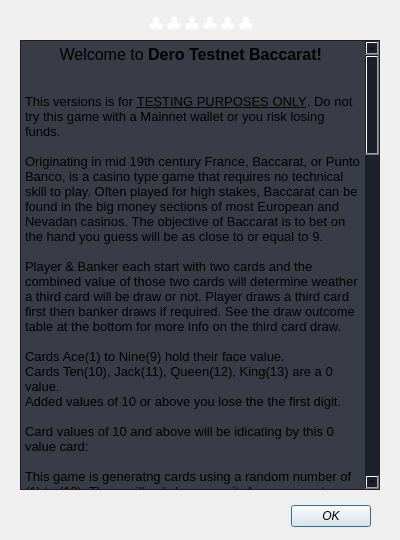
 <widget class="QDialog" name="Help">
  <property name="geometry">
   <rect>
    <x>0</x>
    <y>0</y>
    <width>400</width>
    <height>540</height>
   </rect>
  </property>
  <property name="windowTitle">
   <string>Menu</string>
  </property>
  <widget class="QLabel" name="clubsLabel">
   <property name="geometry">
    <rect>
     <x>80</x>
     <y>10</y>
     <width>242</width>
     <height>25</height>
    </rect>
   </property>
   <property name="palette">
    <palette>
     <active>
      <colorrole role="WindowText">
       <brush brushstyle="SolidPattern">
        <color alpha="255">
         <red>255</red>
         <green>255</green>
         <blue>255</blue>
        </color>
       </brush>
      </colorrole>
      <colorrole role="Text">
       <brush brushstyle="SolidPattern">
        <color alpha="255">
         <red>255</red>
         <green>255</green>
         <blue>255</blue>
        </color>
       </brush>
      </colorrole>
      <colorrole role="ButtonText">
       <brush brushstyle="SolidPattern">
        <color alpha="255">
         <red>255</red>
         <green>255</green>
         <blue>255</blue>
        </color>
       </brush>
      </colorrole>
      <colorrole role="PlaceholderText">
       <brush brushstyle="NoBrush">
        <color alpha="128">
         <red>255</red>
         <green>255</green>
         <blue>255</blue>
        </color>
       </brush>
      </colorrole>
     </active>
     <inactive>
      <colorrole role="WindowText">
       <brush brushstyle="SolidPattern">
        <color alpha="255">
         <red>255</red>
         <green>255</green>
         <blue>255</blue>
        </color>
       </brush>
      </colorrole>
      <colorrole role="Text">
       <brush brushstyle="SolidPattern">
        <color alpha="255">
         <red>255</red>
         <green>255</green>
         <blue>255</blue>
        </color>
       </brush>
      </colorrole>
      <colorrole role="ButtonText">
       <brush brushstyle="SolidPattern">
        <color alpha="255">
         <red>255</red>
         <green>255</green>
         <blue>255</blue>
        </color>
       </brush>
      </colorrole>
      <colorrole role="PlaceholderText">
       <brush brushstyle="NoBrush">
        <color alpha="128">
         <red>255</red>
         <green>255</green>
         <blue>255</blue>
        </color>
       </brush>
      </colorrole>
     </inactive>
     <disabled>
      <colorrole role="WindowText">
       <brush brushstyle="SolidPattern">
        <color alpha="255">
         <red>255</red>
         <green>255</green>
         <blue>255</blue>
        </color>
       </brush>
      </colorrole>
      <colorrole role="Text">
       <brush brushstyle="SolidPattern">
        <color alpha="255">
         <red>255</red>
         <green>255</green>
         <blue>255</blue>
        </color>
       </brush>
      </colorrole>
      <colorrole role="ButtonText">
       <brush brushstyle="SolidPattern">
        <color alpha="255">
         <red>255</red>
         <green>255</green>
         <blue>255</blue>
        </color>
       </brush>
      </colorrole>
      <colorrole role="PlaceholderText">
       <brush brushstyle="NoBrush">
        <color alpha="128">
         <red>255</red>
         <green>255</green>
         <blue>255</blue>
        </color>
       </brush>
      </colorrole>
     </disabled>
    </palette>
   </property>
   <property name="font">
    <font>
     <family>Ubuntu Thin</family>
     <pointsize>15</pointsize>
     <weight>50</weight>
     <bold>false</bold>
    </font>
   </property>
   <property name="styleSheet">
    <string notr="true">color: rgb(255, 255, 255);</string>
   </property>
   <property name="text">
    <string>♣♣♣♣♣♣</string>
   </property>
   <property name="alignment">
    <set>Qt::AlignCenter</set>
   </property>
  </widget>
  <widget class="QDialogButtonBox" name="buttonBox">
   <property name="geometry">
    <rect>
     <x>30</x>
     <y>500</y>
     <width>341</width>
     <height>32</height>
    </rect>
   </property>
   <property name="font">
    <font>
     <italic>true</italic>
    </font>
   </property>
   <property name="orientation">
    <enum>Qt::Horizontal</enum>
   </property>
   <property name="standardButtons">
    <set>QDialogButtonBox::Ok</set>
   </property>
  </widget>
  <widget class="QTextBrowser" name="textBrowser">
   <property name="geometry">
    <rect>
     <x>20</x>
     <y>40</y>
     <width>360</width>
     <height>450</height>
    </rect>
   </property>
   <property name="styleSheet">
    <string notr="true">background-color: rgb(28, 31, 43,  220);</string>
   </property>
   <property name="html">
    <string>&lt;!DOCTYPE HTML PUBLIC &quot;-//W3C//DTD HTML 4.0//EN&quot; &quot;http://www.w3.org/TR/REC-html40/strict.dtd&quot;&gt;
&lt;html&gt;&lt;head&gt;&lt;meta name=&quot;qrichtext&quot; content=&quot;1&quot; /&gt;&lt;style type=&quot;text/css&quot;&gt;
p, li { white-space: pre-wrap; }
&lt;/style&gt;&lt;/head&gt;&lt;body style=&quot; font-family:'Ubuntu'; font-size:10pt; font-weight:400; font-style:normal;&quot;&gt;
&lt;p align=&quot;center&quot; style=&quot; margin-top:0px; margin-bottom:0px; margin-left:0px; margin-right:0px; -qt-block-indent:0; text-indent:0px;&quot;&gt;&lt;span style=&quot; font-size:12pt; background-color:transparent;&quot;&gt;Welcome to &lt;/span&gt;&lt;span style=&quot; font-size:12pt; font-weight:600; background-color:transparent;&quot;&gt;Dero&lt;/span&gt;&lt;span style=&quot; font-size:12pt; background-color:transparent;&quot;&gt; &lt;/span&gt;&lt;span style=&quot; font-size:12pt; font-weight:600; background-color:transparent;&quot;&gt;Testnet Baccarat!&lt;/span&gt;&lt;span style=&quot; font-size:12pt; background-color:transparent;&quot;&gt; &lt;/span&gt;&lt;/p&gt;
&lt;p align=&quot;center&quot; style=&quot; margin-top:0px; margin-bottom:0px; margin-left:0px; margin-right:0px; -qt-block-indent:0; text-indent:0px;&quot;&gt;&lt;img src=&quot;:/DeroLogo&quot; /&gt;&lt;/p&gt;
&lt;p style=&quot;-qt-paragraph-type:empty; margin-top:0px; margin-bottom:0px; margin-left:0px; margin-right:0px; -qt-block-indent:0; text-indent:0px;&quot;&gt;&lt;br /&gt;&lt;/p&gt;
&lt;p style=&quot; margin-top:0px; margin-bottom:0px; margin-left:0px; margin-right:0px; -qt-block-indent:0; text-indent:0px;&quot;&gt;&lt;span style=&quot; background-color:transparent;&quot;&gt;This versions is for &lt;/span&gt;&lt;span style=&quot; text-decoration: underline; background-color:transparent;&quot;&gt;TESTING PURPOSES ONLY&lt;/span&gt;&lt;span style=&quot; background-color:transparent;&quot;&gt;. Do not try this game with a Mainnet wallet or you risk losing funds.&lt;/span&gt;&lt;/p&gt;
&lt;p style=&quot;-qt-paragraph-type:empty; margin-top:0px; margin-bottom:0px; margin-left:0px; margin-right:0px; -qt-block-indent:0; text-indent:0px;&quot;&gt;&lt;br /&gt;&lt;/p&gt;
&lt;p style=&quot; margin-top:0px; margin-bottom:0px; margin-left:0px; margin-right:0px; -qt-block-indent:0; text-indent:0px;&quot;&gt;&lt;span style=&quot; background-color:transparent;&quot;&gt;Originating in mid 19th century France, Baccarat, or Punto Banco, is a casino type game that requires no technical skill to play. Often played for high stakes, Baccarat can be found in the big money sections of most European and Nevadan casinos. The objective of Baccarat is to bet on the hand you guess will be as close to or equal to 9. &lt;/span&gt;&lt;/p&gt;
&lt;p style=&quot;-qt-paragraph-type:empty; margin-top:0px; margin-bottom:0px; margin-left:0px; margin-right:0px; -qt-block-indent:0; text-indent:0px;&quot;&gt;&lt;br /&gt;&lt;/p&gt;
&lt;p style=&quot; margin-top:0px; margin-bottom:0px; margin-left:0px; margin-right:0px; -qt-block-indent:0; text-indent:0px;&quot;&gt;&lt;span style=&quot; background-color:transparent;&quot;&gt;Player &amp;amp; Banker each start with two cards and the combined value of those two cards will determine weather a third card will be draw or not. Player draws a third card first then banker draws if required. See the draw outcome table at the bottom for more info on the third card draw.&lt;/span&gt;&lt;/p&gt;
&lt;p style=&quot;-qt-paragraph-type:empty; margin-top:0px; margin-bottom:0px; margin-left:0px; margin-right:0px; -qt-block-indent:0; text-indent:0px;&quot;&gt;&lt;br /&gt;&lt;/p&gt;
&lt;p style=&quot; margin-top:0px; margin-bottom:0px; margin-left:0px; margin-right:0px; -qt-block-indent:0; text-indent:0px;&quot;&gt;&lt;span style=&quot; background-color:transparent;&quot;&gt;Cards Ace(1) to Nine(9) hold their face value.&lt;/span&gt;&lt;/p&gt;
&lt;p style=&quot; margin-top:0px; margin-bottom:0px; margin-left:0px; margin-right:0px; -qt-block-indent:0; text-indent:0px;&quot;&gt;&lt;span style=&quot; background-color:transparent;&quot;&gt;Cards Ten(10), Jack(11), Queen(12), King(13) are a 0 value.&lt;/span&gt;&lt;/p&gt;
&lt;p style=&quot; margin-top:0px; margin-bottom:0px; margin-left:0px; margin-right:0px; -qt-block-indent:0; text-indent:0px;&quot;&gt;&lt;span style=&quot; background-color:transparent;&quot;&gt;Added values of 10 or above you lose the the first digit.&lt;/span&gt;&lt;/p&gt;
&lt;p style=&quot;-qt-paragraph-type:empty; margin-top:0px; margin-bottom:0px; margin-left:0px; margin-right:0px; -qt-block-indent:0; text-indent:0px;&quot;&gt;&lt;br /&gt;&lt;/p&gt;
&lt;p style=&quot; margin-top:0px; margin-bottom:0px; margin-left:0px; margin-right:0px; -qt-block-indent:0; text-indent:0px;&quot;&gt;&lt;span style=&quot; background-color:transparent;&quot;&gt;Card values of 10 and above will be idicating by this 0 value card:&lt;/span&gt;&lt;/p&gt;
&lt;p style=&quot; margin-top:0px; margin-bottom:0px; margin-left:0px; margin-right:0px; -qt-block-indent:0; text-indent:0px;&quot;&gt;&lt;span style=&quot; background-color:transparent;&quot;&gt; &lt;/span&gt;&lt;img src=&quot;:/Card0&quot; /&gt;&lt;/p&gt;
&lt;p style=&quot; margin-top:0px; margin-bottom:0px; margin-left:0px; margin-right:0px; -qt-block-indent:0; text-indent:0px;&quot;&gt;This game is generatng cards using a random number of (1) to (13). There will only be one suit. As we are not loosing cards from the deck or shoe as we would would be in real life, the odds for Dero Baccarat will always be the same.&lt;/p&gt;
&lt;p style=&quot;-qt-paragraph-type:empty; margin-top:0px; margin-bottom:0px; margin-left:0px; margin-right:0px; -qt-block-indent:0; text-indent:0px;&quot;&gt;&lt;br /&gt;&lt;/p&gt;
&lt;p style=&quot;-qt-paragraph-type:empty; margin-top:0px; margin-bottom:0px; margin-left:0px; margin-right:0px; -qt-block-indent:0; text-indent:0px;&quot;&gt;&lt;br /&gt;&lt;/p&gt;
&lt;p align=&quot;center&quot; style=&quot; margin-top:0px; margin-bottom:0px; margin-left:0px; margin-right:0px; -qt-block-indent:0; text-indent:0px;&quot;&gt;&lt;span style=&quot; font-style:italic; text-decoration: underline; background-color:transparent;&quot;&gt;Some examples&lt;/span&gt;&lt;span style=&quot; background-color:transparent;&quot;&gt;: &lt;/span&gt;&lt;/p&gt;
&lt;p align=&quot;center&quot; style=&quot;-qt-paragraph-type:empty; margin-top:0px; margin-bottom:0px; margin-left:0px; margin-right:0px; -qt-block-indent:0; text-indent:0px;&quot;&gt;&lt;br /&gt;&lt;/p&gt;
&lt;p align=&quot;center&quot; style=&quot; margin-top:0px; margin-bottom:0px; margin-left:0px; margin-right:0px; -qt-block-indent:0; text-indent:0px;&quot;&gt;&lt;span style=&quot; background-color:transparent;&quot;&gt;Two &amp;amp; Seven = Nine&lt;/span&gt;&lt;/p&gt;
&lt;p align=&quot;center&quot; style=&quot; margin-top:0px; margin-bottom:0px; margin-left:0px; margin-right:0px; -qt-block-indent:0; text-indent:0px;&quot;&gt;&lt;span style=&quot; background-color:transparent;&quot;&gt;Two &amp;amp; Nine = One &lt;/span&gt;&lt;/p&gt;
&lt;p align=&quot;center&quot; style=&quot; margin-top:0px; margin-bottom:0px; margin-left:0px; margin-right:0px; -qt-block-indent:0; text-indent:0px;&quot;&gt;&lt;span style=&quot; background-color:transparent;&quot;&gt;Seven &amp;amp; Seven = Four &lt;/span&gt;&lt;/p&gt;
&lt;p align=&quot;center&quot; style=&quot; margin-top:0px; margin-bottom:0px; margin-left:0px; margin-right:0px; -qt-block-indent:0; text-indent:0px;&quot;&gt;&lt;span style=&quot; background-color:transparent;&quot;&gt;Ten &amp;amp; Ten = Zero&lt;/span&gt;&lt;/p&gt;
&lt;p align=&quot;center&quot; style=&quot; margin-top:0px; margin-bottom:0px; margin-left:0px; margin-right:0px; -qt-block-indent:0; text-indent:0px;&quot;&gt;&lt;span style=&quot; background-color:transparent;&quot;&gt;Ten &amp;amp; King &amp;amp; 4 = Four&lt;/span&gt;&lt;/p&gt;
&lt;p align=&quot;center&quot; style=&quot;-qt-paragraph-type:empty; margin-top:0px; margin-bottom:0px; margin-left:0px; margin-right:0px; -qt-block-indent:0; text-indent:0px;&quot;&gt;&lt;br /&gt;&lt;/p&gt;
&lt;p align=&quot;center&quot; style=&quot; margin-top:0px; margin-bottom:0px; margin-left:0px; margin-right:0px; -qt-block-indent:0; text-indent:0px;&quot;&gt;		&lt;/p&gt;
&lt;p style=&quot; margin-top:0px; margin-bottom:0px; margin-left:0px; margin-right:0px; -qt-block-indent:0; text-indent:0px;&quot;&gt;&lt;span style=&quot; font-size:12pt; text-decoration: underline; background-color:transparent;&quot;&gt;How to Play&lt;/span&gt;&lt;span style=&quot; font-size:12pt; background-color:transparent;&quot;&gt;:&lt;/span&gt;&lt;/p&gt;
&lt;p style=&quot; margin-top:0px; margin-bottom:0px; margin-left:0px; margin-right:0px; -qt-block-indent:0; text-indent:0px;&quot;&gt;&lt;span style=&quot; background-color:transparent;&quot;&gt;Enter your daemon &amp;amp; wallet rpc address in the box provided and click connect. If you have a rpc user:pass you can enter it in the boxes provided if not leave blank. Click connect for daemon &amp;amp; wallet, if connection is successful you will see the connected &lt;/span&gt;&lt;span style=&quot; font-weight:600; background-color:transparent;&quot;&gt;box checked&lt;/span&gt;&lt;span style=&quot; background-color:transparent;&quot;&gt;. If the connected box is &lt;/span&gt;&lt;span style=&quot; font-style:italic; background-color:transparent;&quot;&gt;not checked&lt;/span&gt;&lt;span style=&quot; background-color:transparent;&quot;&gt; you are not connected and will not be able play.&lt;/span&gt;&lt;/p&gt;
&lt;p style=&quot;-qt-paragraph-type:empty; margin-top:0px; margin-bottom:0px; margin-left:0px; margin-right:0px; -qt-block-indent:0; text-indent:0px;&quot;&gt;&lt;br /&gt;&lt;/p&gt;
&lt;p style=&quot; margin-top:0px; margin-bottom:0px; margin-left:0px; margin-right:0px; -qt-block-indent:0; text-indent:0px;&quot;&gt;&lt;span style=&quot; background-color:transparent;&quot;&gt;Once connected you can click the Get Chips button to get Chips to play with. Dero Testnet Baccarat ONLY accepts Chips for betting. You can click the Trade Chips button to swap your chips back to Dero. &lt;/span&gt;&lt;/p&gt;
&lt;p align=&quot;center&quot; style=&quot; margin-top:0px; margin-bottom:0px; margin-left:0px; margin-right:0px; -qt-block-indent:0; text-indent:0px;&quot;&gt;&lt;span style=&quot; font-style:italic; background-color:transparent;&quot;&gt;Exchange rate : 1 Dero = 9 Chips.&lt;/span&gt;&lt;/p&gt;
&lt;p style=&quot;-qt-paragraph-type:empty; margin-top:0px; margin-bottom:0px; margin-left:0px; margin-right:0px; -qt-block-indent:0; text-indent:0px;&quot;&gt;&lt;br /&gt;&lt;/p&gt;
&lt;p style=&quot; margin-top:0px; margin-bottom:0px; margin-left:0px; margin-right:0px; -qt-block-indent:0; text-indent:0px;&quot;&gt;&lt;span style=&quot; background-color:transparent;&quot;&gt;To place a bet click on player or banker or tie. One bet per hand currently (ei. no betting on player + tie in one single hand). A confirmation box will pop up to confirm your selected bet. If the displayed bet is correct, click Yes. You will then receive a Hand TXID. You have now placed a bet! &lt;/span&gt;&lt;/p&gt;
&lt;p style=&quot;-qt-paragraph-type:empty; margin-top:0px; margin-bottom:0px; margin-left:0px; margin-right:0px; -qt-block-indent:0; text-indent:0px;&quot;&gt;&lt;br /&gt;&lt;/p&gt;
&lt;p style=&quot; margin-top:0px; margin-bottom:0px; margin-left:0px; margin-right:0px; -qt-block-indent:0; text-indent:0px;&quot;&gt;&lt;span style=&quot; background-color:transparent;&quot;&gt;Your hand result should pop on screen 30 seconds after you've placed a bet. If you would like to confirm the app displayed the correct hand result for the hand you just bet on there are a couple ways to do so. Using your Hand TXID, you can the view latest hand result on the explorer by looking at the contract. The SC info and hand hand values will also pop up on your terminal after each hand is played so you are to cross reference there as well.&lt;/span&gt;&lt;/p&gt;
&lt;p style=&quot;-qt-paragraph-type:empty; margin-top:0px; margin-bottom:0px; margin-left:0px; margin-right:0px; -qt-block-indent:0; text-indent:0px;&quot;&gt;&lt;br /&gt;&lt;/p&gt;
&lt;p style=&quot; margin-top:0px; margin-bottom:0px; margin-left:0px; margin-right:0px; -qt-block-indent:0; text-indent:0px;&quot;&gt;&lt;span style=&quot; font-size:12pt; text-decoration: underline; background-color:transparent;&quot;&gt;Draw&lt;/span&gt;&lt;span style=&quot; font-size:12pt; background-color:transparent;&quot;&gt;:&lt;/span&gt;&lt;/p&gt;
&lt;p style=&quot; margin-top:0px; margin-bottom:0px; margin-left:0px; margin-right:0px; -qt-block-indent:0; text-indent:0px;&quot;&gt;&lt;span style=&quot; background-color:transparent;&quot;&gt;Player &amp;amp; banker both start the game with two cards. If player or banker has a natural 8 or 9 (ei. two card total of 8 or 9, Four + Five = Nine) there will be &lt;/span&gt;&lt;span style=&quot; font-weight:600; background-color:transparent;&quot;&gt;NO DRAW&lt;/span&gt;&lt;span style=&quot; background-color:transparent;&quot;&gt; for either player or banker. Player draws first card and will &lt;/span&gt;&lt;span style=&quot; font-weight:600; background-color:transparent;&quot;&gt;only&lt;/span&gt;&lt;span style=&quot; background-color:transparent;&quot;&gt; draw on a total of 5 or less. Player will stand on two card total of 6 or above.&lt;/span&gt;&lt;/p&gt;
&lt;p style=&quot;-qt-paragraph-type:empty; margin-top:0px; margin-bottom:0px; margin-left:0px; margin-right:0px; -qt-block-indent:0; text-indent:0px;&quot;&gt;&lt;br /&gt;&lt;/p&gt;
&lt;p align=&quot;center&quot; style=&quot; margin-top:0px; margin-bottom:0px; margin-left:0px; margin-right:0px; -qt-block-indent:0; text-indent:0px;&quot;&gt;&lt;span style=&quot; background-color:transparent;&quot;&gt;Banker now draws and banker draw is determined as per graph below.&lt;/span&gt;&lt;/p&gt;
&lt;p align=&quot;center&quot; style=&quot; margin-top:0px; margin-bottom:0px; margin-left:0px; margin-right:0px; -qt-block-indent:0; text-indent:0px;&quot;&gt;&lt;span style=&quot; font-weight:600; background-color:transparent;&quot;&gt;S&lt;/span&gt;&lt;span style=&quot; background-color:transparent;&quot;&gt; = stand (&lt;/span&gt;&lt;span style=&quot; font-weight:600; background-color:transparent;&quot;&gt;no&lt;/span&gt;&lt;span style=&quot; background-color:transparent;&quot;&gt; third card will be drawn)&lt;/span&gt;&lt;/p&gt;
&lt;p align=&quot;center&quot; style=&quot; margin-top:0px; margin-bottom:0px; margin-left:0px; margin-right:0px; -qt-block-indent:0; text-indent:0px;&quot;&gt;&lt;span style=&quot; font-weight:600; background-color:transparent;&quot;&gt;H&lt;/span&gt;&lt;span style=&quot; background-color:transparent;&quot;&gt; = hit (third card &lt;/span&gt;&lt;span style=&quot; font-weight:600; background-color:transparent;&quot;&gt;will&lt;/span&gt;&lt;span style=&quot; background-color:transparent;&quot;&gt; be drawn)&lt;/span&gt;&lt;br /&gt;&lt;/p&gt;
&lt;p style=&quot;-qt-paragraph-type:empty; margin-top:0px; margin-bottom:0px; margin-left:0px; margin-right:0px; -qt-block-indent:0; text-indent:0px;&quot;&gt;&lt;br /&gt;&lt;/p&gt;
&lt;p align=&quot;center&quot; style=&quot; margin-top:0px; margin-bottom:0px; margin-left:0px; margin-right:0px; -qt-block-indent:0; text-indent:0px;&quot;&gt;                 &lt;span style=&quot; font-weight:600;&quot;&gt;Player Third Card Total&lt;/span&gt;&lt;/p&gt;
&lt;p align=&quot;center&quot; style=&quot; margin-top:0px; margin-bottom:0px; margin-left:0px; margin-right:0px; -qt-block-indent:0; text-indent:0px;&quot;&gt;                   &lt;span style=&quot; font-weight:600;&quot;&gt;0  1  2  3  4  5  6  7  8  9&lt;/span&gt;&lt;/p&gt;
&lt;p align=&quot;center&quot; style=&quot;-qt-paragraph-type:empty; margin-top:0px; margin-bottom:0px; margin-left:0px; margin-right:0px; -qt-block-indent:0; text-indent:0px; font-weight:600;&quot;&gt;&lt;br /&gt;&lt;/p&gt;
&lt;p align=&quot;center&quot; style=&quot; margin-top:0px; margin-bottom:0px; margin-left:0px; margin-right:0px; -qt-block-indent:0; text-indent:0px;&quot;&gt;&lt;span style=&quot; font-weight:600; font-style:italic;&quot;&gt;        9        &lt;/span&gt;&lt;span style=&quot; font-style:italic;&quot;&gt;S  S  S  S  S  S  S  S  S  S&lt;/span&gt;&lt;/p&gt;
&lt;p align=&quot;center&quot; style=&quot; margin-top:0px; margin-bottom:0px; margin-left:0px; margin-right:0px; -qt-block-indent:0; text-indent:0px;&quot;&gt;&lt;span style=&quot; font-weight:600; font-style:italic;&quot;&gt;B     8        &lt;/span&gt;&lt;span style=&quot; font-style:italic;&quot;&gt;S  S  S  S  S  S  S  S  S  S&lt;/span&gt;&lt;/p&gt;
&lt;p align=&quot;center&quot; style=&quot; margin-top:0px; margin-bottom:0px; margin-left:0px; margin-right:0px; -qt-block-indent:0; text-indent:0px;&quot;&gt;&lt;span style=&quot; font-weight:600; font-style:italic;&quot;&gt;A     7        &lt;/span&gt;&lt;span style=&quot; font-style:italic;&quot;&gt;S  S  S  S  S  S  S  S  S  S&lt;/span&gt;&lt;/p&gt;
&lt;p align=&quot;center&quot; style=&quot; margin-top:0px; margin-bottom:0px; margin-left:0px; margin-right:0px; -qt-block-indent:0; text-indent:0px;&quot;&gt;&lt;span style=&quot; font-weight:600; font-style:italic;&quot;&gt;N     6        &lt;/span&gt;&lt;span style=&quot; font-style:italic;&quot;&gt;S  S  S  S  S  S  H  H  S  S&lt;/span&gt;&lt;/p&gt;
&lt;p align=&quot;center&quot; style=&quot; margin-top:0px; margin-bottom:0px; margin-left:0px; margin-right:0px; -qt-block-indent:0; text-indent:0px;&quot;&gt;&lt;span style=&quot; font-weight:600; font-style:italic;&quot;&gt;K     5        &lt;/span&gt;&lt;span style=&quot; font-style:italic;&quot;&gt;S  S  S  S  H  H  H  H  S  S&lt;/span&gt;&lt;/p&gt;
&lt;p align=&quot;center&quot; style=&quot; margin-top:0px; margin-bottom:0px; margin-left:0px; margin-right:0px; -qt-block-indent:0; text-indent:0px;&quot;&gt;&lt;span style=&quot; font-weight:600; font-style:italic;&quot;&gt;E     4        &lt;/span&gt;&lt;span style=&quot; font-style:italic;&quot;&gt;S  S  H  H  H  H  H  H  S  S&lt;/span&gt;&lt;/p&gt;
&lt;p align=&quot;center&quot; style=&quot; margin-top:0px; margin-bottom:0px; margin-left:0px; margin-right:0px; -qt-block-indent:0; text-indent:0px;&quot;&gt;&lt;span style=&quot; font-weight:600; font-style:italic;&quot;&gt;R     3       &lt;/span&gt;&lt;span style=&quot; font-style:italic;&quot;&gt;H  H  H  H  H  H  H  H  S  H&lt;/span&gt;&lt;/p&gt;
&lt;p align=&quot;center&quot; style=&quot; margin-top:0px; margin-bottom:0px; margin-left:0px; margin-right:0px; -qt-block-indent:0; text-indent:0px;&quot;&gt;&lt;span style=&quot; font-weight:600; font-style:italic;&quot;&gt;       2        &lt;/span&gt;&lt;span style=&quot; font-style:italic;&quot;&gt;H  H  H  H  H  H  H  H  H  H&lt;/span&gt;&lt;/p&gt;
&lt;p align=&quot;center&quot; style=&quot; margin-top:0px; margin-bottom:0px; margin-left:0px; margin-right:0px; -qt-block-indent:0; text-indent:0px;&quot;&gt;&lt;span style=&quot; font-weight:600; font-style:italic;&quot;&gt;       1        &lt;/span&gt;&lt;span style=&quot; font-style:italic;&quot;&gt;H  H  H  H  H  H  H  H  H  H&lt;/span&gt;&lt;/p&gt;
&lt;p align=&quot;center&quot; style=&quot; margin-top:0px; margin-bottom:0px; margin-left:0px; margin-right:0px; -qt-block-indent:0; text-indent:0px;&quot;&gt;&lt;span style=&quot; font-weight:600; font-style:italic;&quot;&gt;       0        &lt;/span&gt;&lt;span style=&quot; font-style:italic;&quot;&gt;H  H  H  H  H  H  H  H  H  H&lt;/span&gt;&lt;/p&gt;
&lt;p align=&quot;center&quot; style=&quot; margin-top:0px; margin-bottom:0px; margin-left:0px; margin-right:0px; -qt-block-indent:0; text-indent:0px;&quot;&gt;  &lt;/p&gt;
&lt;p style=&quot; margin-top:0px; margin-bottom:0px; margin-left:0px; margin-right:0px; -qt-block-indent:0; text-indent:0px;&quot;&gt;&lt;span style=&quot; font-size:12pt; text-decoration: underline;&quot;&gt;Hand Result Display&lt;/span&gt;&lt;span style=&quot; font-size:12pt;&quot;&gt;:&lt;/span&gt;&lt;/p&gt;
&lt;p style=&quot; margin-top:0px; margin-bottom:0px; margin-left:0px; margin-right:0px; -qt-block-indent:0; text-indent:0px;&quot;&gt;Cards&lt;span style=&quot; font-weight:600;&quot;&gt; x &amp;amp; y &lt;/span&gt;are the first two cards delt. If &lt;span style=&quot; font-weight:600;&quot;&gt;x or y &lt;/span&gt;is showing 0 that means it was either a Ten(10) Jack(11) Queen(12) or King(13)&lt;/p&gt;
&lt;p style=&quot;-qt-paragraph-type:empty; margin-top:0px; margin-bottom:0px; margin-left:0px; margin-right:0px; -qt-block-indent:0; text-indent:0px;&quot;&gt;&lt;br /&gt;&lt;/p&gt;
&lt;p style=&quot; margin-top:0px; margin-bottom:0px; margin-left:0px; margin-right:0px; -qt-block-indent:0; text-indent:0px;&quot;&gt;Card &lt;span style=&quot; font-weight:600;&quot;&gt;z &lt;/span&gt;is the draw card. If  &lt;span style=&quot; font-weight:600;&quot;&gt;z &lt;/span&gt;is showing 0 it means there was no third card drawn. &lt;span style=&quot; font-weight:600;&quot;&gt;Z &lt;/span&gt;will display the number of the third card if drawn, that way you can confirm weather third card was drawn or not. &lt;/p&gt;
&lt;p style=&quot;-qt-paragraph-type:empty; margin-top:0px; margin-bottom:0px; margin-left:0px; margin-right:0px; -qt-block-indent:0; text-indent:0px;&quot;&gt;&lt;br /&gt;&lt;/p&gt;
&lt;p align=&quot;center&quot; style=&quot; margin-top:0px; margin-bottom:0px; margin-left:0px; margin-right:0px; -qt-block-indent:0; text-indent:0px;&quot;&gt;&lt;span style=&quot; font-style:italic;&quot;&gt;In this example player Z did not draw a third card &amp;amp; banker Z did draw a third card.&lt;/span&gt;&lt;/p&gt;
&lt;p style=&quot;-qt-paragraph-type:empty; margin-top:0px; margin-bottom:0px; margin-left:0px; margin-right:0px; -qt-block-indent:0; text-indent:0px; font-size:12pt;&quot;&gt;&lt;br /&gt;&lt;/p&gt;
&lt;table border=&quot;0&quot; style=&quot; margin-top:10px; margin-bottom:36px; margin-left:36px; margin-right:36px;&quot; cellspacing=&quot;2&quot; cellpadding=&quot;0&quot; bgcolor=&quot;#ffffff&quot;&gt;
&lt;tr&gt;
&lt;td&gt;&lt;/td&gt;
&lt;td&gt;&lt;/td&gt;&lt;/tr&gt;
&lt;tr&gt;
&lt;td&gt;
&lt;p align=&quot;center&quot; style=&quot; margin-top:0px; margin-bottom:0px; margin-left:0px; margin-right:0px; -qt-block-indent:0; text-indent:0px;&quot;&gt;&lt;span style=&quot; font-family:'Lucida Console,Monaco,monospace'; font-size:medium; color:#008000;&quot;&gt;2-Banker total:&lt;/span&gt;&lt;/p&gt;&lt;/td&gt;
&lt;td&gt;
&lt;p style=&quot; margin-top:0px; margin-bottom:0px; margin-left:0px; margin-right:0px; -qt-block-indent:0; text-indent:0px;&quot;&gt;&lt;span style=&quot; font-family:'Lucida Console,Monaco,monospace'; font-size:medium; color:#008000;&quot;&gt;0&lt;/span&gt;&lt;/p&gt;&lt;/td&gt;&lt;/tr&gt;
&lt;tr&gt;
&lt;td&gt;
&lt;p align=&quot;center&quot; style=&quot; margin-top:0px; margin-bottom:0px; margin-left:0px; margin-right:0px; -qt-block-indent:0; text-indent:0px;&quot;&gt;&lt;span style=&quot; font-family:'Lucida Console,Monaco,monospace'; font-size:medium; color:#008000;&quot;&gt;2-Banker x:&lt;/span&gt;&lt;/p&gt;&lt;/td&gt;
&lt;td&gt;
&lt;p style=&quot; margin-top:0px; margin-bottom:0px; margin-left:0px; margin-right:0px; -qt-block-indent:0; text-indent:0px;&quot;&gt;&lt;span style=&quot; font-family:'Lucida Console,Monaco,monospace'; font-size:medium; color:#008000;&quot;&gt;0&lt;/span&gt;&lt;/p&gt;&lt;/td&gt;&lt;/tr&gt;
&lt;tr&gt;
&lt;td&gt;
&lt;p align=&quot;center&quot; style=&quot; margin-top:0px; margin-bottom:0px; margin-left:0px; margin-right:0px; -qt-block-indent:0; text-indent:0px;&quot;&gt;&lt;span style=&quot; font-family:'Lucida Console,Monaco,monospace'; font-size:medium; color:#008000;&quot;&gt;2-Banker y:&lt;/span&gt;&lt;/p&gt;&lt;/td&gt;
&lt;td&gt;
&lt;p style=&quot; margin-top:0px; margin-bottom:0px; margin-left:0px; margin-right:0px; -qt-block-indent:0; text-indent:0px;&quot;&gt;&lt;span style=&quot; font-family:'Lucida Console,Monaco,monospace'; font-size:medium; color:#008000;&quot;&gt;0&lt;/span&gt;&lt;/p&gt;&lt;/td&gt;&lt;/tr&gt;
&lt;tr&gt;
&lt;td&gt;
&lt;p align=&quot;center&quot; style=&quot; margin-top:0px; margin-bottom:0px; margin-left:0px; margin-right:0px; -qt-block-indent:0; text-indent:0px;&quot;&gt;&lt;span style=&quot; font-family:'Lucida Console,Monaco,monospace'; font-size:medium; color:#008000;&quot;&gt;2-Banker z:&lt;/span&gt;&lt;/p&gt;&lt;/td&gt;
&lt;td&gt;
&lt;p style=&quot; margin-top:0px; margin-bottom:0px; margin-left:0px; margin-right:0px; -qt-block-indent:0; text-indent:0px;&quot;&gt;&lt;span style=&quot; font-family:'Lucida Console,Monaco,monospace'; font-size:medium; color:#008000;&quot;&gt;11&lt;/span&gt;&lt;/p&gt;&lt;/td&gt;&lt;/tr&gt;
&lt;tr&gt;
&lt;td&gt;
&lt;p align=&quot;center&quot; style=&quot; margin-top:0px; margin-bottom:0px; margin-left:0px; margin-right:0px; -qt-block-indent:0; text-indent:0px;&quot;&gt;&lt;span style=&quot; font-family:'Lucida Console,Monaco,monospace'; font-size:medium; color:#008000;&quot;&gt;2-Hand#TXID:&lt;/span&gt;&lt;/p&gt;&lt;/td&gt;
&lt;td&gt;
&lt;p style=&quot; margin-top:0px; margin-bottom:0px; margin-left:0px; margin-right:0px; -qt-block-indent:0; text-indent:0px;&quot;&gt;&lt;span style=&quot; font-family:'Lucida Console,Monaco,monospace'; font-size:medium; color:#008000;&quot;&gt;d548f05ade374278387fc2911b234c3c1bc49aeef6c336a294e95c2b4d6d5c2d&lt;/span&gt;&lt;/p&gt;&lt;/td&gt;&lt;/tr&gt;
&lt;tr&gt;
&lt;td&gt;
&lt;p align=&quot;center&quot; style=&quot; margin-top:0px; margin-bottom:0px; margin-left:0px; margin-right:0px; -qt-block-indent:0; text-indent:0px;&quot;&gt;&lt;span style=&quot; font-family:'Lucida Console,Monaco,monospace'; font-size:medium; color:#008000;&quot;&gt;2-Player total:&lt;/span&gt;&lt;/p&gt;&lt;/td&gt;
&lt;td&gt;
&lt;p style=&quot; margin-top:0px; margin-bottom:0px; margin-left:0px; margin-right:0px; -qt-block-indent:0; text-indent:0px;&quot;&gt;&lt;span style=&quot; font-family:'Lucida Console,Monaco,monospace'; font-size:medium; color:#008000;&quot;&gt;7&lt;/span&gt;&lt;/p&gt;&lt;/td&gt;&lt;/tr&gt;
&lt;tr&gt;
&lt;td&gt;
&lt;p align=&quot;center&quot; style=&quot; margin-top:0px; margin-bottom:0px; margin-left:0px; margin-right:0px; -qt-block-indent:0; text-indent:0px;&quot;&gt;&lt;span style=&quot; font-family:'Lucida Console,Monaco,monospace'; font-size:medium; color:#008000;&quot;&gt;2-Player x:&lt;/span&gt;&lt;/p&gt;&lt;/td&gt;
&lt;td&gt;
&lt;p style=&quot; margin-top:0px; margin-bottom:0px; margin-left:0px; margin-right:0px; -qt-block-indent:0; text-indent:0px;&quot;&gt;&lt;span style=&quot; font-family:'Lucida Console,Monaco,monospace'; font-size:medium; color:#008000;&quot;&gt;0&lt;/span&gt;&lt;/p&gt;&lt;/td&gt;&lt;/tr&gt;
&lt;tr&gt;
&lt;td&gt;
&lt;p align=&quot;center&quot; style=&quot; margin-top:0px; margin-bottom:0px; margin-left:0px; margin-right:0px; -qt-block-indent:0; text-indent:0px;&quot;&gt;&lt;span style=&quot; font-family:'Lucida Console,Monaco,monospace'; font-size:medium; color:#008000;&quot;&gt;2-Player y:&lt;/span&gt;&lt;/p&gt;&lt;/td&gt;
&lt;td&gt;
&lt;p style=&quot; margin-top:0px; margin-bottom:0px; margin-left:0px; margin-right:0px; -qt-block-indent:0; text-indent:0px;&quot;&gt;&lt;span style=&quot; font-family:'Lucida Console,Monaco,monospace'; font-size:medium; color:#008000;&quot;&gt;7&lt;/span&gt;&lt;/p&gt;&lt;/td&gt;&lt;/tr&gt;
&lt;tr&gt;
&lt;td&gt;
&lt;p align=&quot;center&quot; style=&quot; margin-top:0px; margin-bottom:0px; margin-left:0px; margin-right:0px; -qt-block-indent:0; text-indent:0px;&quot;&gt;&lt;span style=&quot; font-family:'Lucida Console,Monaco,monospace'; font-size:medium; color:#008000;&quot;&gt;2-Player z:&lt;/span&gt;&lt;/p&gt;&lt;/td&gt;
&lt;td&gt;
&lt;p style=&quot; margin-top:0px; margin-bottom:0px; margin-left:0px; margin-right:0px; -qt-block-indent:0; text-indent:0px;&quot;&gt;&lt;span style=&quot; font-family:'Lucida Console,Monaco,monospace'; font-size:medium; color:#008000;&quot;&gt;0&lt;/span&gt;&lt;/p&gt;&lt;/td&gt;&lt;/tr&gt;
&lt;tr&gt;
&lt;td&gt;
&lt;p align=&quot;center&quot; style=&quot; margin-top:0px; margin-bottom:0px; margin-left:0px; margin-right:0px; -qt-block-indent:0; text-indent:0px;&quot;&gt;&lt;span style=&quot; font-family:'Lucida Console,Monaco,monospace'; font-size:medium; color:#008000;&quot;&gt;2============&lt;/span&gt;&lt;/p&gt;&lt;/td&gt;
&lt;td&gt;&lt;/td&gt;&lt;/tr&gt;&lt;/table&gt;
&lt;p style=&quot; margin-top:0px; margin-bottom:0px; margin-left:0px; margin-right:0px; -qt-block-indent:0; text-indent:0px;&quot;&gt;&lt;br /&gt;The draw card will remain face down if if a card is not drawn, it will look like this in the app:&lt;/p&gt;
&lt;p style=&quot; margin-top:0px; margin-bottom:0px; margin-left:0px; margin-right:0px; -qt-block-indent:0; text-indent:0px;&quot;&gt;&lt;img src=&quot;:/CardBack&quot; /&gt;&lt;/p&gt;
&lt;p style=&quot; margin-top:0px; margin-bottom:0px; margin-left:0px; margin-right:0px; -qt-block-indent:0; text-indent:0px;&quot;&gt;&lt;span style=&quot; font-size:11pt;&quot;&gt;You can return to this menu at any time by pressing the help button.&lt;/span&gt;&lt;/p&gt;
&lt;p style=&quot;-qt-paragraph-type:empty; margin-top:0px; margin-bottom:0px; margin-left:0px; margin-right:0px; -qt-block-indent:0; text-indent:0px;&quot;&gt;&lt;br /&gt;&lt;/p&gt;
&lt;p style=&quot; margin-top:0px; margin-bottom:0px; margin-left:0px; margin-right:0px; -qt-block-indent:0; text-indent:0px;&quot;&gt;♣Made by SixofClubs♣&lt;/p&gt;
&lt;p style=&quot;-qt-paragraph-type:empty; margin-top:0px; margin-bottom:0px; margin-left:0px; margin-right:0px; -qt-block-indent:0; text-indent:0px;&quot;&gt;&lt;br /&gt;&lt;/p&gt;
&lt;p style=&quot; margin-top:0px; margin-bottom:0px; margin-left:0px; margin-right:0px; -qt-block-indent:0; text-indent:0px;&quot;&gt;Github repo: &lt;a href=&quot;https://github.com/SixofClubsss/Dero-Testnet-Baccarat&quot;&gt;&lt;span style=&quot; text-decoration: underline; color:#007af4;&quot;&gt;https://github.com/SixofClubsss/Dero-Testnet-Baccarat&lt;/span&gt;&lt;/a&gt;&lt;/p&gt;
&lt;p style=&quot;-qt-paragraph-type:empty; margin-top:0px; margin-bottom:0px; margin-left:0px; margin-right:0px; -qt-block-indent:0; text-indent:0px; text-decoration: underline; color:#007af4;&quot;&gt;&lt;br /&gt;&lt;/p&gt;
&lt;p style=&quot; margin-top:0px; margin-bottom:0px; margin-left:0px; margin-right:0px; -qt-block-indent:0; text-indent:0px;&quot;&gt;Donations are graciously accepted.&lt;/p&gt;
&lt;p style=&quot;-qt-paragraph-type:empty; margin-top:0px; margin-bottom:0px; margin-left:0px; margin-right:0px; -qt-block-indent:0; text-indent:0px;&quot;&gt;&lt;br /&gt;&lt;/p&gt;
&lt;p style=&quot; margin-top:0px; margin-bottom:0px; margin-left:0px; margin-right:0px; -qt-block-indent:0; text-indent:0px;&quot;&gt;&lt;span style=&quot; font-style:italic;&quot;&gt;Dero address&lt;/span&gt;: &lt;span style=&quot; font-family:'-apple-system,BlinkMacSystemFont,Segoe UI,Helvetica,Arial,sans-serif,Apple Color Emoji,Segoe UI Emoji'; font-size:16px; color:#c9d1d9; background-color:#0d1117;&quot;&gt;dero1qyr8yjnu6cl2c5yqkls0hmxe6rry77kn24nmc5fje6hm9jltyvdd5qq4hn5pn&lt;/span&gt;&lt;/p&gt;&lt;/body&gt;&lt;/html&gt;</string>
   </property>
   <property name="openExternalLinks">
    <bool>true</bool>
   </property>
  </widget>
 </widget>
